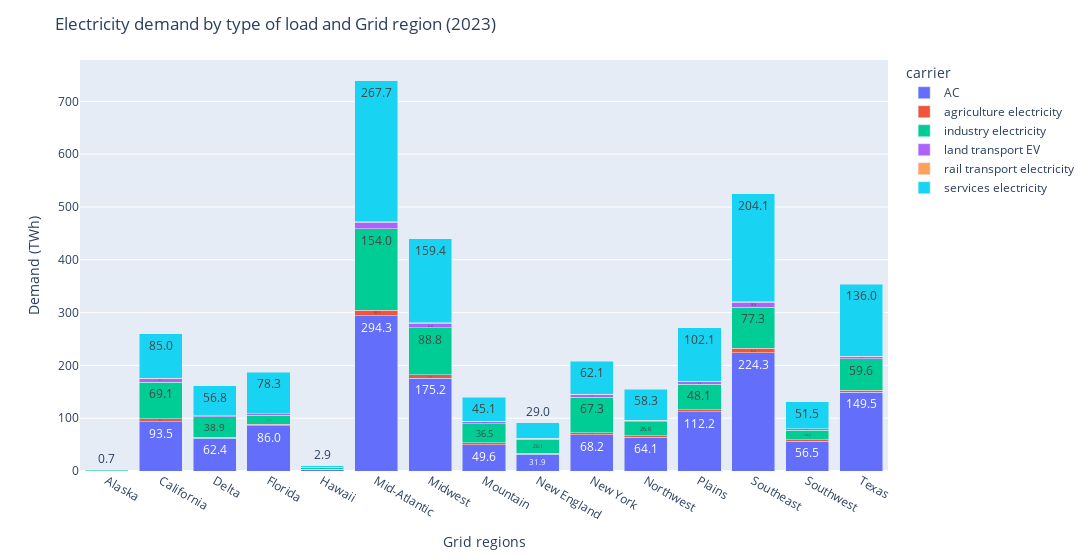
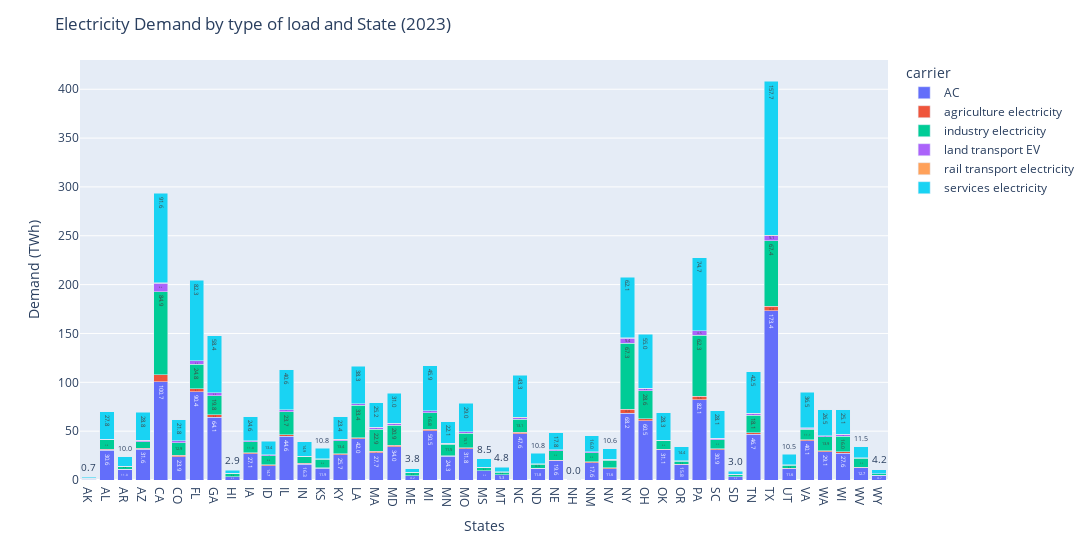

The notebook cell these images were saved under, in order:
### Code cell
fig1 = px.bar(base_demand_grid_region, barmode='stack', text_auto='.1f')
fig1.update_layout(width=1100, yaxis_title='Demand (TWh)', xaxis_title='Grid regions', title='Electricity demand by type of load and Grid region (2023)')
fig1.show()

fig1 = px.bar(base_demand_state, barmode='stack', text_auto='.1f')
fig1.update_layout(width=3000, yaxis_title='Demand (TWh)', xaxis_title='States', title='Electricity Demand by type of load and State (2023)')
fig1.show()

### Figure 1 — Plotly figure (JSON) as saved in the notebook; plotly's stock layout.template omitted (floating-point values rounded to 4 significant figures)
{"data": [{"hovertemplate": "carrier=AC<br>region=%{x}<br>value=%{y}<extra></extra>", "legendgroup": "AC", "marker": {"color": "#636efa", "pattern": {"shape": ""}}, "name": "AC", "orientation": "v", "showlegend": true, "textposition": "auto", "texttemplate": "%{y:.1f}", "type": "bar", "x": ["Alaska", "California", "Delta", "Florida", "Hawaii", "Mid-Atlantic", "Midwest", "Mountain", "New England", "New York", "Northwest", "Plains", "Southeast", "Southwest", "Texas"], "xaxis": "x", "y": [0.79, 93.45, 62.43, 86.0, 3.21, 294.2, 175.2, 49.63, 31.86, 68.2, 64.13, 112.2, 224.3, 56.55, 149.5], "yaxis": "y"}, {"hovertemplate": "carrier=agriculture electricity<br>region=%{x}<br>value=%{y}<extra></extra>", "legendgroup": "agriculture electricity", "marker": {"color": "#EF553B", "pattern": {"shape": ""}}, "name": "agriculture electricity", "orientation": "v", "showlegend": true, "textposition": "auto", "texttemplate": "%{y:.1f}", "type": "bar", "x": ["Alaska", "California", "Delta", "Florida", "Hawaii", "Mid-Atlantic", "Midwest", "Mountain", "New England", "New York", "Northwest", "Plains", "Southeast", "Southwest", "Texas"], "xaxis": "x", "y": [0.06, 5.55, 1.62, 2.17, 0.25, 10.13, 7.09, 3.56, 1.76, 4.36, 2.5, 3.98, 8.33, 2.3, 3.64], "yaxis": "y"}, {"hovertemplate": "carrier=industry electricity<br>region=%{x}<br>value=%{y}<extra></extra>", "legendgroup": "industry electricity", "marker": {"color": "#00cc96", "pattern": {"shape": ""}}, "name": "industry electricity", "orientation": "v", "showlegend": true, "textposition": "auto", "texttemplate": "%{y:.1f}", "type": "bar", "x": ["Alaska", "California", "Delta", "Florida", "Hawaii", "Mid-Atlantic", "Midwest", "Mountain", "New England", "New York", "Northwest", "Plains", "Southeast", "Southwest", "Texas"], "xaxis": "x", "y": [1.1, 69.15, 38.91, 17.47, 3.36, 154.0, 88.76, 36.51, 26.1, 67.34, 26.61, 48.15, 77.29, 18.16, 59.59], "yaxis": "y"}, {"hovertemplate": "carrier=land transport EV<br>region=%{x}<br>value=%{y}<extra></extra>", "legendgroup": "land transport EV", "marker": {"color": "#ab63fa", "pattern": {"shape": ""}}, "name": "land transport EV", "orientation": "v", "showlegend": true, "textposition": "auto", "texttemplate": "%{y:.1f}", "type": "bar", "x": ["Alaska", "California", "Delta", "Florida", "Hawaii", "Mid-Atlantic", "Midwest", "Mountain", "New England", "New York", "Northwest", "Plains", "Southeast", "Southwest", "Texas"], "xaxis": "x", "y": [0.08, 6.66, 1.9, 2.49, 0.29, 12.41, 8.81, 4.44, 2.2, 5.42, 3.11, 4.83, 9.86, 2.75, 4.25], "yaxis": "y"}, {"hovertemplate": "carrier=rail transport electricity<br>region=%{x}<br>value=%{y}<extra></extra>", "legendgroup": "rail transport electricity", "marker": {"color": "#FFA15A", "pattern": {"shape": ""}}, "name": "rail transport electricity", "orientation": "v", "showlegend": true, "textposition": "auto", "texttemplate": "%{y:.1f}", "type": "bar", "x": ["Alaska", "California", "Delta", "Florida", "Hawaii", "Mid-Atlantic", "Midwest", "Mountain", "New England", "New York", "Northwest", "Plains", "Southeast", "Southwest", "Texas"], "xaxis": "x", "y": [0.01, 0.54, 0.16, 0.21, 0.02, 0.97, 0.69, 0.34, 0.17, 0.43, 0.24, 0.4, 0.8, 0.23, 0.35], "yaxis": "y"}, {"hovertemplate": "carrier=services electricity<br>region=%{x}<br>value=%{y}<extra></extra>", "legendgroup": "services electricity", "marker": {"color": "#19d3f3", "pattern": {"shape": ""}}, "name": "services electricity", "orientation": "v", "showlegend": true, "textposition": "auto", "texttemplate": "%{y:.1f}", "type": "bar", "x": ["Alaska", "California", "Delta", "Florida", "Hawaii", "Mid-Atlantic", "Midwest", "Mountain", "New England", "New York", "Northwest", "Plains", "Southeast", "Southwest", "Texas"], "xaxis": "x", "y": [0.71, 85.03, 56.79, 78.25, 2.92, 267.7, 159.4, 45.15, 28.98, 62.05, 58.34, 102.1, 204.1, 51.45, 136.0], "yaxis": "y"}], "layout": {"barmode": "stack", "legend": {"title": {"text": "carrier"}, "tracegroupgap": 0}, "margin": {"t": 60}, "title": {"text": "Electricity demand by type of load and Grid region (2023)"}, "width": 1100, "xaxis": {"anchor": "y", "domain": [0, 1], "title": {"text": "Grid regions"}}, "yaxis": {"anchor": "x", "domain": [0, 1], "title": {"text": "Demand (TWh)"}}}}

### Figure 2 — Plotly figure (JSON) as saved in the notebook; plotly's stock layout.template omitted (floating-point values rounded to 4 significant figures)
{"data": [{"hovertemplate": "carrier=AC<br>region=%{x}<br>value=%{y}<extra></extra>", "legendgroup": "AC", "marker": {"color": "#636efa", "pattern": {"shape": ""}}, "name": "AC", "orientation": "v", "showlegend": true, "textposition": "auto", "texttemplate": "%{y:.1f}", "type": "bar", "x": ["AK", "AL", "AR", "AZ", "CA", "CO", "FL", "GA", "HI", "IA", "ID", "IL", "IN", "KS", "KY", "LA", "MA", "MD", "ME", "MI", "MN", "MO", "MS", "MT", "NC", "ND", "NE", "NH", "NM", "NV", "NY", "OH", "OK", "OR", "PA", "SC", "SD", "TN", "TX", "UT", "VA", "WA", "WI", "WV", "WY"], "xaxis": "x", "y": [0.79, 30.6, 11.03, 31.64, 100.7, 23.92, 90.43, 64.14, 3.21, 27.06, 14.73, 44.61, 16.33, 11.91, 25.73, 42.05, 27.68, 34.03, 4.18, 50.51, 24.26, 31.82, 9.35, 5.27, 47.59, 11.81, 19.6, 0.0, 17.63, 11.61, 68.2, 60.49, 31.07, 15.8, 82.08, 30.88, 3.34, 46.67, 173.4, 11.57, 40.06, 29.09, 27.56, 12.66, 4.66], "yaxis": "y"}, {"hovertemplate": "carrier=agriculture electricity<br>region=%{x}<br>value=%{y}<extra></extra>", "legendgroup": "agriculture electricity", "marker": {"color": "#EF553B", "pattern": {"shape": ""}}, "name": "agriculture electricity", "orientation": "v", "showlegend": true, "textposition": "auto", "texttemplate": "%{y:.1f}", "type": "bar", "x": ["AK", "AL", "AR", "AZ", "CA", "CO", "FL", "GA", "HI", "IA", "ID", "IL", "IN", "KS", "KY", "LA", "MA", "MD", "ME", "MI", "MN", "MO", "MS", "MT", "NC", "ND", "NE", "NH", "NM", "NV", "NY", "OH", "OK", "OR", "PA", "SC", "SD", "TN", "TX", "UT", "VA", "WA", "WI", "WV", "WY"], "xaxis": "x", "y": [0.06, 0.7, 0.22, 0.99, 7.12, 1.38, 3.06, 2.46, 0.25, 0.91, 1.09, 1.61, 0.65, 0.59, 1.03, 1.14, 1.51, 1.37, 0.25, 1.47, 0.77, 1.15, 0.26, 0.17, 1.52, 0.31, 0.74, 0.0, 0.98, 0.93, 4.36, 2.14, 0.56, 0.31, 3.65, 1.11, 0.17, 1.65, 4.39, 0.35, 0.94, 1.01, 1.41, 0.48, 0.08], "yaxis": "y"}, {"hovertemplate": "carrier=industry electricity<br>region=%{x}<br>value=%{y}<extra></extra>", "legendgroup": "industry electricity", "marker": {"color": "#00cc96", "pattern": {"shape": ""}}, "name": "industry electricity", "orientation": "v", "showlegend": true, "textposition": "auto", "texttemplate": "%{y:.1f}", "type": "bar", "x": ["AK", "AL", "AR", "AZ", "CA", "CO", "FL", "GA", "HI", "IA", "ID", "IL", "IN", "KS", "KY", "LA", "MA", "MD", "ME", "MI", "MN", "MO", "MS", "MT", "NC", "ND", "NE", "NH", "NM", "NV", "NY", "OH", "OK", "OR", "PA", "SC", "SD", "TN", "TX", "UT", "VA", "WA", "WI", "WV", "WY"], "xaxis": "x", "y": [1.1, 9.75, 2.4, 6.68, 84.92, 12.93, 24.83, 19.77, 3.36, 11.01, 8.79, 23.72, 6.71, 8.62, 13.41, 33.39, 22.85, 20.86, 3.18, 16.83, 11.53, 15.12, 3.12, 2.63, 13.06, 4.26, 9.41, 0.07, 9.28, 7.61, 67.34, 28.56, 8.45, 3.05, 62.33, 9.29, 2.08, 18.06, 67.37, 3.25, 11.06, 13.95, 16.03, 8.96, 1.48], "yaxis": "y"}, {"hovertemplate": "carrier=land transport EV<br>region=%{x}<br>value=%{y}<extra></extra>", "legendgroup": "land transport EV", "marker": {"color": "#ab63fa", "pattern": {"shape": ""}}, "name": "land transport EV", "orientation": "v", "showlegend": true, "textposition": "auto", "texttemplate": "%{y:.1f}", "type": "bar", "x": ["AK", "AL", "AR", "AZ", "CA", "CO", "FL", "GA", "HI", "IA", "ID", "IL", "IN", "KS", "KY", "LA", "MA", "MD", "ME", "MI", "MN", "MO", "MS", "MT", "NC", "ND", "NE", "NH", "NM", "NV", "NY", "OH", "OK", "OR", "PA", "SC", "SD", "TN", "TX", "UT", "VA", "WA", "WI", "WV", "WY"], "xaxis": "x", "y": [0.08, 0.82, 0.26, 1.17, 8.6, 1.72, 3.53, 2.9, 0.29, 1.12, 1.36, 1.98, 0.79, 0.71, 1.26, 1.33, 1.87, 1.66, 0.32, 1.84, 0.97, 1.39, 0.31, 0.21, 1.81, 0.39, 0.97, 0.01, 1.16, 1.13, 5.42, 2.62, 0.66, 0.39, 4.48, 1.31, 0.22, 1.98, 5.14, 0.44, 1.14, 1.25, 1.79, 0.59, 0.11], "yaxis": "y"}, {"hovertemplate": "carrier=rail transport electricity<br>region=%{x}<br>value=%{y}<extra></extra>", "legendgroup": "rail transport electricity", "marker": {"color": "#FFA15A", "pattern": {"shape": ""}}, "name": "rail transport electricity", "orientation": "v", "showlegend": true, "textposition": "auto", "texttemplate": "%{y:.1f}", "type": "bar", "x": ["AK", "AL", "AR", "AZ", "CA", "CO", "FL", "GA", "HI", "IA", "ID", "IL", "IN", "KS", "KY", "LA", "MA", "MD", "ME", "MI", "MN", "MO", "MS", "MT", "NC", "ND", "NE", "NH", "NM", "NV", "NY", "OH", "OK", "OR", "PA", "SC", "SD", "TN", "TX", "UT", "VA", "WA", "WI", "WV", "WY"], "xaxis": "x", "y": [0.01, 0.07, 0.02, 0.1, 0.69, 0.13, 0.3, 0.23, 0.02, 0.09, 0.1, 0.16, 0.06, 0.06, 0.1, 0.11, 0.15, 0.13, 0.02, 0.14, 0.08, 0.11, 0.03, 0.02, 0.14, 0.04, 0.07, 0.0, 0.1, 0.09, 0.43, 0.2, 0.06, 0.03, 0.35, 0.11, 0.02, 0.16, 0.42, 0.03, 0.09, 0.1, 0.13, 0.05, 0.01], "yaxis": "y"}, {"hovertemplate": "carrier=services electricity<br>region=%{x}<br>value=%{y}<extra></extra>", "legendgroup": "services electricity", "marker": {"color": "#19d3f3", "pattern": {"shape": ""}}, "name": "services electricity", "orientation": "v", "showlegend": true, "textposition": "auto", "texttemplate": "%{y:.1f}", "type": "bar", "x": ["AK", "AL", "AR", "AZ", "CA", "CO", "FL", "GA", "HI", "IA", "ID", "IL", "IN", "KS", "KY", "LA", "MA", "MD", "ME", "MI", "MN", "MO", "MS", "MT", "NC", "ND", "NE", "NH", "NM", "NV", "NY", "OH", "OK", "OR", "PA", "SC", "SD", "TN", "TX", "UT", "VA", "WA", "WI", "WV", "WY"], "xaxis": "x", "y": [0.71, 27.84, 10.03, 28.79, 91.59, 21.77, 82.28, 58.35, 2.92, 24.62, 13.4, 40.59, 14.86, 10.84, 23.41, 38.26, 25.18, 30.96, 3.8, 45.94, 22.07, 28.96, 8.5, 4.79, 43.29, 10.75, 17.83, 0.0, 16.04, 10.56, 62.05, 55.04, 28.27, 14.38, 74.67, 28.09, 3.04, 42.46, 157.7, 10.52, 36.45, 26.46, 25.07, 11.52, 4.24], "yaxis": "y"}], "layout": {"barmode": "stack", "legend": {"title": {"text": "carrier"}, "tracegroupgap": 0}, "margin": {"t": 60}, "title": {"text": "Electricity Demand by type of load and State (2023)"}, "width": 3000, "xaxis": {"anchor": "y", "domain": [0, 1], "title": {"text": "States"}}, "yaxis": {"anchor": "x", "domain": [0, 1], "title": {"text": "Demand (TWh)"}}}}
